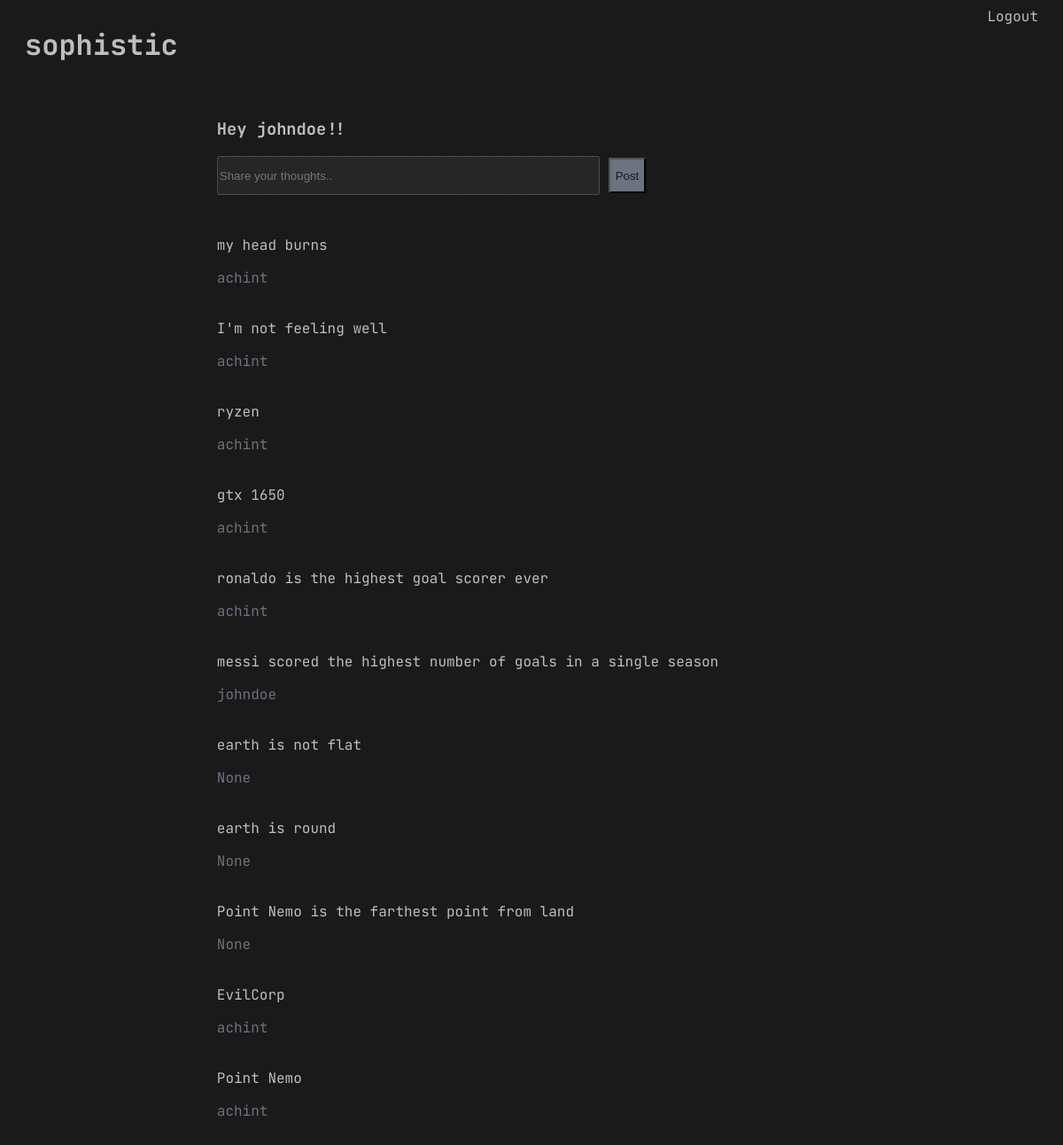
Screenshot of / (signed in) with the database file from the repository.
### base/models.py (models this page shows, shortened)
class Topic(models.Model):
    host = models.ForeignKey(User, on_delete=models.SET_NULL, null=True)
    topic = models.CharField(max_length=200)
    updated = models.DateTimeField(auto_now=True)
    created = models.DateTimeField(auto_now_add=True)
    class Meta:
        ordering = ['-updated', '-created']

### base/views.py (the view)
# urls.py: path('', views.HomeView, name='home'),
def HomeView(request):
    topics = Topic.objects.all()
    print('hello')
    if request.method == 'POST':
        topic = Topic.objects.create(
            host = request.user,
            topic = request.POST.get('topic')
        )
        return redirect('home')
    context = {'topics' : topics}
    return render(request, 'home.html', context)

### base/templates/home.html (shortened to what this page needs)
{% extends 'main.html' %}
{% block content %}
<div class="home-container">
    {% if request.user.is_authenticated %}
    <h3 class="welcome-msg">Hey {{request.user}}!!</h3>
    {% else %}
    <h3 class="welcome-msg">Hey Wanderer!!</h3>
    {% endif %}
    <div class="topic-post">
        <form action="" method="POST">
            <input type="text" placeholder="Share your thoughts.." name="topic" class="input-field">
            <input type="submit" value="Post" class="input-button">
        </form>
    </div>
    {% for topic in topics %}
    <div class="topic-container">
        <a href="{% url 'topic' topic.id %}">
            <p class="topics">{{ topic.topic }}</p>
        </a>
        <span class="topic-host">{{topic.host}}</span>
    </div>
    {% endfor %}
</div>
{% endblock content %}

### static/styles/main.css (style rules this page uses)
body { background-color: #1a1a1a; color: #bebebe; font-family: 'JetBrains Mono'; }
a { text-decoration: none; }
a:link { color: #bebebe; }

### base/templates/home.html (style rules this page uses)
.home-container { width: 60%; margin: auto; padding: 20px; }
.topic-post { padding-bottom: 20px; }
.topic-container { padding-top: 10px; padding-bottom: 10px; }
.topic-host { color: rgb(107 114 128); }
.input-field { width: 60%; height: 5vh; border-radius: 3px; background-color: #262626; border: 1px dotted rgb(107 114 128); color: #bebebe; }
.input-button { background-color: rgb(107 114 128);; color: #1a1a1a; height: 5vh; }

### rows the page displays
Topic: topic "my head burns", host "achint"
Topic: topic "I'm not feeling well", host "achint"
Topic: topic "ryzen", host "achint"
Topic: topic "gtx 1650", host "achint"
Topic: topic "ronaldo is the highest goal scorer ever", host "achint"
Topic: topic "messi scored the highest number of goals in a single season", host "johndoe"
Topic: topic "earth is not flat", host "None"
Topic: topic "earth is round", host "None"
Topic: topic "Point Nemo is the farthest point from land", host "None"
Topic: topic "EvilCorp", host "achint"
Topic: topic "Point Nemo", host "achint"

### other values shown
{{ request.user }} "johndoe"
